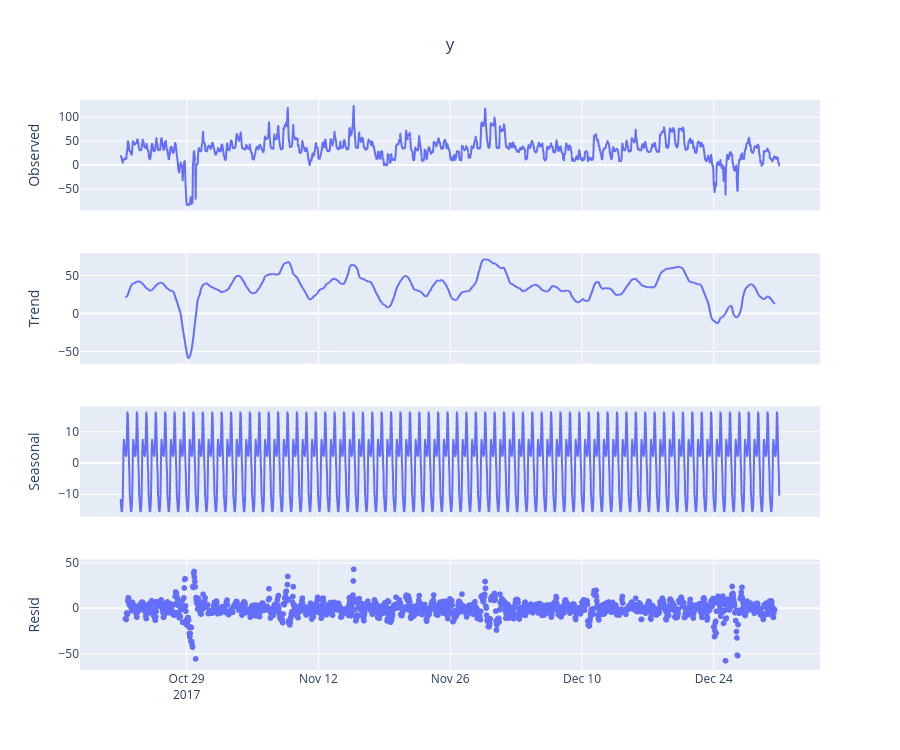

Source (notebook cell):
### Code cell
decomposition = seasonal_decompose(df['y'], model='add', period=24)
decomposition.plotly_plot()

### Figure 1 — Plotly figure (JSON) as saved in the notebook; plotly's stock layout.template omitted (floating-point values rounded to 4 significant figures; data arrays with more than 128 entries replaced by an {"elided": "..."} marker saying what was removed)
{"data": [{"hovertemplate": "variable=y<br>ds=%{x}<br>value=%{y}<extra></extra>", "legendgroup": "y", "line": {"color": "#636efa", "dash": "solid"}, "marker": {"symbol": "circle"}, "mode": "lines", "name": "y", "showlegend": true, "type": "scattergl", "x": {"elided": "1680 str values"}, "xaxis": "x", "y": {"elided": "1680 float values"}, "yaxis": "y"}, {"hovertemplate": "variable=trend<br>ds=%{x}<br>value=%{y}<extra></extra>", "legendgroup": "trend", "line": {"color": "#636efa", "dash": "solid"}, "marker": {"symbol": "circle"}, "mode": "lines", "name": "trend", "showlegend": true, "type": "scattergl", "x": {"elided": "1680 str values"}, "xaxis": "x2", "y": {"elided": "1680 float values"}, "yaxis": "y2"}, {"hovertemplate": "variable=seasonal<br>ds=%{x}<br>value=%{y}<extra></extra>", "legendgroup": "seasonal", "line": {"color": "#636efa", "dash": "solid"}, "marker": {"symbol": "circle"}, "mode": "lines", "name": "seasonal", "showlegend": true, "type": "scattergl", "x": {"elided": "1680 str values"}, "xaxis": "x3", "y": {"elided": "1680 float values"}, "yaxis": "y3"}, {"hovertemplate": "variable=resid<br>ds=%{x}<br>value=%{y}<extra></extra>", "legendgroup": "resid", "marker": {"color": "#636efa", "symbol": "circle"}, "mode": "markers", "name": "resid", "showlegend": true, "type": "scattergl", "x": {"elided": "1680 str values"}, "xaxis": "x4", "y": {"elided": "1680 float values"}, "yaxis": "y4"}], "layout": {"height": 750, "showlegend": false, "title": {"text": "y", "x": 0.5}, "xaxis": {"anchor": "y", "domain": [0, 1], "matches": "x4", "showticklabels": false}, "xaxis2": {"anchor": "y2", "domain": [0, 1], "matches": "x4", "showticklabels": false}, "xaxis3": {"anchor": "y3", "domain": [0, 1], "matches": "x4", "showticklabels": false}, "xaxis4": {"anchor": "y4", "domain": [0, 1]}, "yaxis": {"anchor": "x", "domain": [0.8063, 1], "title": {"text": "Observed"}}, "yaxis2": {"anchor": "x2", "domain": [0.5375, 0.7312], "title": {"text": "Trend"}}, "yaxis3": {"anchor": "x3", "domain": [0.2687, 0.4625], "title": {"text": "Seasonal"}}, "yaxis4": {"anchor": "x4", "domain": [0, 0.1938], "title": {"text": "Resid"}}}}
